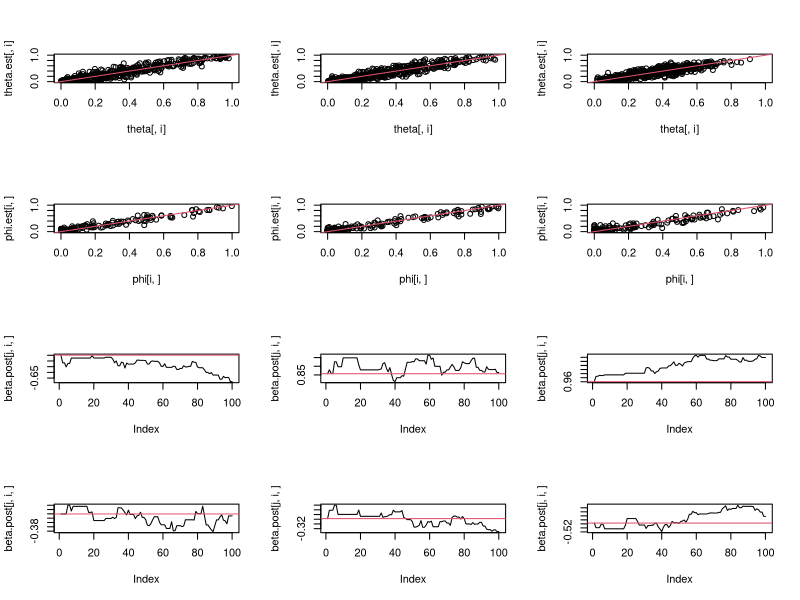

This chart was generated by the following R code: (Note: this script raises an error after producing the figure.)
rm(list=ls())
library(boot)

path <- 'c:/A. UFL/1. simulation/'

nsim <- 1

niter <- 100
nburn <- round(niter * .8)
adapt <- round(niter * .5)

#==============
# basic values
#==============
nc <- 3 # number of communities
nx <- 3 # number of covariates plus one
        # the first column for x is always 1, for intercept

nl <- 500 # number of sites
ns <- 200 # number of species
nm <- 1 # number of surveys per site
sigma <- 1 # standard deviation of the errors in logistic regression

for (k in 1:nsim) {
#=================
# data simulation
#=================
# beta's, the first row is the intercept
beta <- matrix(runif(nx*(nc-1), -1, 1), nrow=nx, ncol=nc-1)

# covariates, the first column is 1 for the intercept
x <- cbind(1, matrix(rnorm(nl*(nx-1), 0, 1), nrow=nl, ncol=nx-1))

# theta, proportion of communities for each site
mu <- x %*% beta
vmat <- matrix(exp(rnorm(nl*nc, mu, sigma)), nrow=nl, ncol=nc)
vmat[,nc] <- 1
theta <- vmat / rowSums(vmat)
#colMeans(theta)

# phi, proportion of species for each community
phi <- matrix(rbeta(nc*ns, .2, .8), nrow=nc, ncol=ns)

# pi, probability of occurrence for a species in a site
pi <- theta %*% phi

# number of detections during nmat surveys
y <- matrix(rbinom(nl*ns, nm, pi), nrow=nl, ncol=ns)

#==================
# define functions
#==================
tnorm <- function(n, lo, hi, mu, sig) {
  # generates truncated normal variates based on cumulative normal distribution normal truncated lo and hi

  if (length(lo) == 1 & length(mu) > 1) 
    lo <- rep(lo, length(mu))
  if (length(hi) == 1 & length(mu) > 1) 
    hi <- rep(hi, length(mu))
    
  q1 <- pnorm(lo, mu, sig)  #cumulative distribution
  q2 <- pnorm(hi, mu, sig)  #cumulative distribution
    
  z <- runif(n, q1, q2)
  z <- qnorm(z, mu, sig)
  z[z == -Inf] <- lo[z == -Inf]
  z[z == Inf] <- hi[z == Inf]
  z
} # tnorm

fix.MH <- function(lo, hi, old1, new1, jump) {
  jold <- pnorm(hi, mean = old1, sd = jump) - pnorm(lo, mean = old1, sd = jump)
  jnew <- pnorm(hi, mean = new1, sd = jump) - pnorm(lo, mean = new1, sd = jump)
  log(jold) - log(jnew)  #add this to pnew
} # fix.MH

get.logl <- function(theta, phi, y, nm) {
  prob <- theta %*% phi
  cond <- prob < 1e-05
  prob[cond] <- 1e-05
  cond <- prob > 0.99999
  prob[cond] <- 0.99999
  dbinom(y, size = nm, prob = prob, log = T)
} # get.logl

acceptMH <- function(p0, p1, x0, x1, BLOCK) {
  # accept for M, M-H if BLOCK, then accept as a block, otherwise, accept individually
    
  nz <- length(x0)  #no. to accept
  if (BLOCK) 
    nz <- 1
    
  a <- exp(p1 - p0)  #acceptance PR
  z <- runif(nz, 0, 1)
  keep <- which(z < a)
    
  if (BLOCK & length(keep) > 0) 
    x0 <- x1
  if (!BLOCK) 
    x0[keep] <- x1[keep]
  accept <- length(keep)
    
  list(x = x0, accept = accept)
} # acceptMH

update.theta <- function(param, jump, nl, nc, y, x, nm) {
  phi <- param$phi
  beta <- param$beta
  mu <- x %*% beta

  vmat.ori <- vmat.old <- param$vmat
  vmat.tmp <- exp(rnorm(nl*(nc-1), mean=log(vmat.old[,-nc]), sd=jump[,-nc]))
  proposed <- cbind(matrix(vmat.tmp, nl, nc-1), 1)

  for (j in 1:(nc-1)) {
    # last column has to be 1
    vmat.new <- vmat.old
    vmat.new[,j] <- proposed[,j]

    theta.old <- vmat.old / rowSums(vmat.old)
    theta.new <- vmat.new / rowSums(vmat.new)

    prob.old <- get.logl(theta=theta.old, phi=phi, y=y, nm=nm)
    prob.new <- get.logl(theta=theta.new, phi=phi, y=y, nm=nm)

    pold <- rowSums(prob.old) + dnorm(log(vmat.old[,j]), mu[,j], sigma, log = T)
    pnew <- rowSums(prob.new) + dnorm(log(vmat.new[,j]), mu[,j], sigma, log = T)

    k <- acceptMH(p0=pold, p1=pnew, x0=vmat.old[,j], x1=vmat.new[,j], BLOCK=F)
    vmat.old[,j] <- k$x
  }
  vmat <- vmat.old
  theta <- vmat / rowSums(vmat)
  list(theta=theta, vmat=vmat, accept=vmat.ori!=vmat.old)
} # update.theta

update.phi <- function(param, jump, nc, ns, y, nm, a.phi, b.phi) {
  theta <- param$theta

  phi.ori <- phi.old <- param$phi
  proposed <- matrix(tnorm(nc*ns, lo=0, hi=1, mu=phi.old, sig=jump), nc, ns)
  adj <- fix.MH(lo=0, hi=1, old1=phi.old, new1=proposed, jump=jump)

  for (j in 1:nc) {
    phi.new <- phi.old
    phi.new[j,] <- proposed[j,]

    prob.old <- get.logl(theta=theta, phi=phi.old, y=y, nm=nm)
    prob.new <- get.logl(theta=theta, phi=phi.new, y=y, nm=nm)

    pold <- colSums(prob.old) + dbeta(phi.old[j,], a.phi, b.phi, log=T)
    pnew <- colSums(prob.new) + dbeta(phi.new[j,], a.phi, b.phi, log=T)

    k <- acceptMH(p0=pold, p1=pnew + adj[j,], x0=phi.old[j,], x1=phi.new[j,], BLOCK=F)
    phi.old[j,] <- k$x
  }
  phi <- phi.old
  list(phi=phi, accept=phi.ori!=phi.old)
} # update.phi

update.beta <- function(param, jump, nx, nc, x) {
  vmat <- param$vmat

  beta.old <- param$beta
  beta.new <- matrix(rnorm(length(beta.old), beta.old, jump), nx, nc-1)
  mu.old <- x %*% beta.old
  mu.new <- x %*% beta.new

  prob.old <- dnorm(log(vmat[,-nc]), mu.old, sigma, log=T)
  prob.new <- dnorm(log(vmat[,-nc]), mu.new, sigma, log=T)

  pold <- sum(prob.old) + sum(dnorm(beta.old, 0, 5, log=T))
  pnew <- sum(prob.new) + sum(dnorm(beta.new, 0, 5, log=T))

  k <- acceptMH(p0=pold, p1=pnew, x0=beta.old, x1=beta.new, BLOCK=F)
  beta <- k$x
  list(beta=beta, accept=beta!=beta.old)
} # update.beta

jumpTune <- function(accept, jump, ni, adapt=2000, low=.3, high=.8) {
  nstart <- ifelse(ni>=100, ni-99, 1)
  if (ni > adapt) {
    jump.new <- jump
  } else if (ni %% 10 > 0) {
    jump.new <- jump
  } else {
    accept.rate <- apply(accept[,,nstart:ni], 1:2, mean)
    jump.new <- jump
    jump.new[which(accept.rate < low)] <- 
      jump[which(accept.rate < low)] * rnorm(length(which(accept.rate < low)),.5,.01)
    jump.new[which(accept.rate > high)] <- 
      jump[which(accept.rate > high)] * rnorm(length(which(accept.rate > high)),2,.01)
  }
  jump <- jump.new
  list(jump=jump)
} # jumpTune

#===========
# run model
#===========
theta.jump <- matrix(.05, nrow=nl, ncol=nc)
phi.jump <- matrix(.05, nrow=nc, ncol=ns)
beta.jump <- matrix(.05, nrow=nx, ncol=nc-1)

param <- list()

param$vmat <- vmat
param$theta <- theta
param$phi <- phi
param$beta <- beta

vmat.post <- theta.post <- theta.jump.post <- theta.accept <- array(, dim=c(nl, nc, niter))
vmat.post[,,1] <- param$vmat
theta.post[,,1] <- param$theta
theta.jump.post[,,1] <- theta.jump
theta.accept[,,1] <- FALSE

phi.post <- phi.jump.post <- phi.accept <- array(, dim=c(nc, ns, niter))
phi.post[,,1] <- param$phi
phi.jump.post[,,1] <- phi.jump
phi.accept[,,1] <- FALSE

beta.post <- beta.jump.post <- beta.accept <- array(, dim=c(nx, nc-1, niter))
beta.post[,,1] <- param$beta
beta.jump.post[,,1] <- beta.jump
beta.accept[,,1] <- FALSE

for (i in 2:niter) {
  theta.up <- update.theta(param, jump=theta.jump, nl, nc, y, x, nm)
  vmat.post[,,i] <- param$vmat <- theta.up$vmat
  theta.post[,,i] <- param$theta <- theta.up$theta
  theta.accept[,,i] <- theta.up$accept

  phi.up <- update.phi(param, jump=phi.jump, nc, ns, y, nm, a.phi=1, b.phi=1)
  phi.post[,,i] <- param$phi <- phi.up$phi
  phi.accept[,,i] <- phi.up$accept

  beta.up <- update.beta(param, jump=beta.jump, nx, nc, x)
  beta.post[,,i] <- param$beta <- beta.up$beta
  beta.accept[,,i] <- beta.up$accept

  theta.jump.up <- jumpTune(accept=theta.accept, jump=theta.jump, ni=i, adapt=adapt, low=.3, high=.8)
  theta.jump.post[,,i] <- theta.jump <- theta.jump.up$jump

  phi.jump.up <- jumpTune(accept=phi.accept, jump=phi.jump, ni=i, adapt=adapt, low=.3, high=.8)
  phi.jump.post[,,i] <- phi.jump <- phi.jump.up$jump

  beta.jump.up <- jumpTune(accept=beta.accept, jump=beta.jump, ni=i, adapt=adapt, low=.3, high=.8)
  beta.jump.post[,,i] <- beta.jump <- beta.jump.up$jump
}

#==============
# save results
#==============
theta.est <- apply(theta.post[,,(nburn+1):niter], 1:2, median)
phi.est <- apply(phi.post[,,(nburn+1):niter], 1:2, median)
beta.est <- apply(beta.post[,,(nburn+1):niter], 1:2, median)

#===============
# graph results
#===============
par(mfrow=c(4, nc))

for (i in 1:nc) {
  plot(theta.est[,i] ~ theta[,i], xlim=c(0,1), ylim=c(0,1))
  abline(0, 1, col=2)
}

for (i in 1:nc) {
  plot(phi.est[i,] ~ phi[i,], xlim=c(0,1), ylim=c(0,1))
  abline(0, 1, col=2)
}

for (i in 1:(nc-1)) {
  for (j in 1:nx) {
    plot(beta.post[j,i,], type='l')
    abline(h=beta[j,i], col=2)
  }
}

#==============
# save results
#==============
out <- list()
out$x <- x
out$y <- y
out$nc <- nc
out$nm <- nm
out$sigma <- sigma
out$vmat <- vmat
out$phi <- phi
out$beta <- beta
out$theta.est <- theta.est
out$phi.est <- phi.est
out$beta.post <- beta.post[,,(nburn+1):niter]
out$beta.est <- beta.est

save(out, file=paste(c(path, 'regression_', nc, '_', nx, '_', nm, '_', k, '.RData'), collapse=''))

} # k


